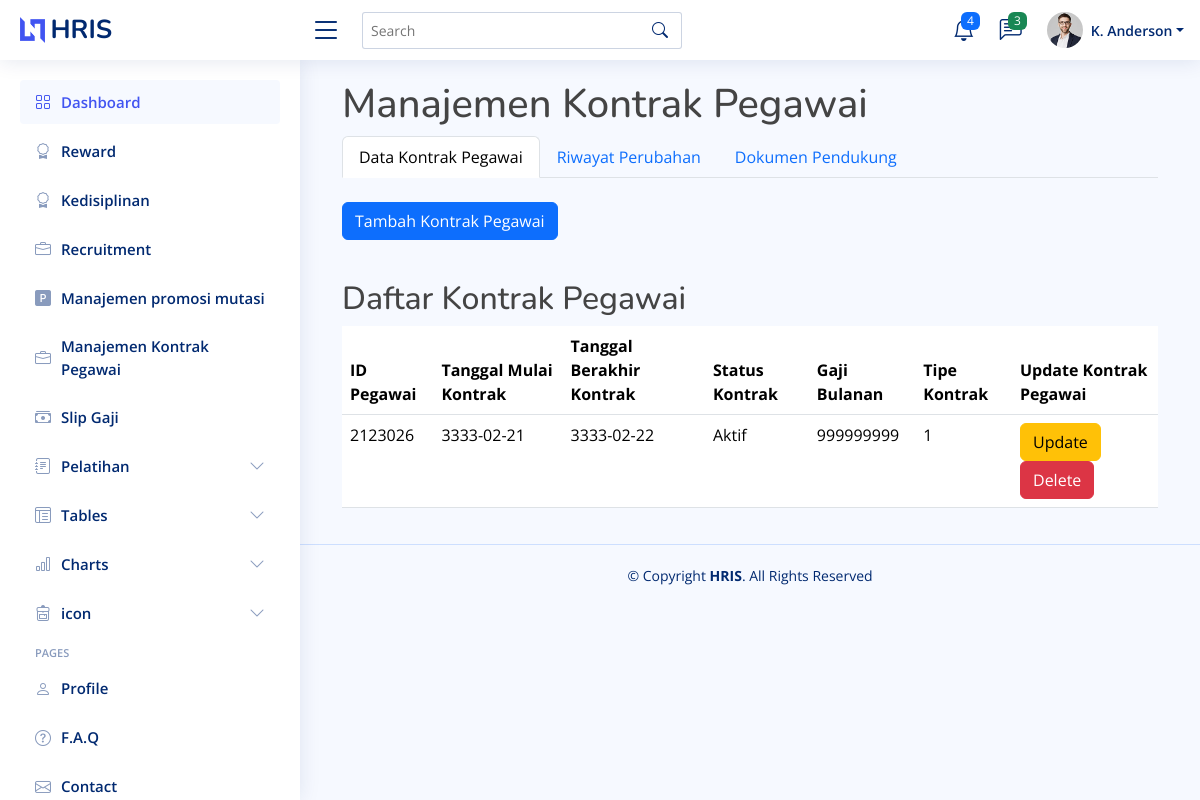
The page /kontrak_pegawai/index.php on the database its author committed.
### kontrak_pegawai/index.php (the view, shortened to what this page needs)
<?php
include '../template/header.php';
include '../template/sidebar.php';
include '../connection.php';
function getData($table) {
    global $conn;
    $result = $conn->query("SELECT * FROM `$table` WHERE `status_kontrak` = 'Aktif'");
    if ($result) {
        return $result->fetch_all(MYSQLI_ASSOC);
    } else {
        return [];
    }
}
$kontrak_pegawai = getData('kontrak pegawai');
?>
<main id="main" class="main">
    <div class="container">
        <h1>Manajemen Kontrak Pegawai</h1>
        <ul class="nav nav-tabs" id="kontrakPegawaiTab" role="tablist">
            <li class="nav-item" role="presentation">
                <a class="nav-link active" id="kontrak-tab" data-bs-toggle="tab" href="#kontrak" role="tab" aria-controls="kontrak" aria-selected="true">Data Kontrak Pegawai</a>
            </li>
            <li class="nav-item" role="presentation">
                <a class="nav-link" id="riwayat-tab" data-bs-toggle="tab" href="#riwayat" role="tab" aria-controls="riwayat" aria-selected="false">Riwayat Perubahan</a>
            </li>
            <li class="nav-item" role="presentation">
                <a class="nav-link" id="dokumen-tab" data-bs-toggle="tab" href="#dokumen" role="tab" aria-controls="dokumen" aria-selected="false">Dokumen Pendukung</a>
            </li>
        </ul>
        <div class="tab-content" id="kontrakPegawaiTabContent">
            <div class="tab-pane fade show active" id="kontrak" role="tabpanel" aria-labelledby="kontrak-tab">
                <button class="btn btn-primary mb-3" onclick="window.location.href='submit_kontrak.php'">Tambah Kontrak Pegawai</button>
                <h2 class="mt-4">Daftar Kontrak Pegawai</h2>
                <table class="table">
                    <thead>
                        <tr>
                            <th>ID Pegawai</th>
                            <th>Tanggal Mulai Kontrak</th>
                            <th>Tanggal Berakhir Kontrak</th>
                            <th>Status Kontrak</th>
                            <th>Gaji Bulanan</th>
                            <th>Tipe Kontrak</th>
                            <th>Update Kontrak Pegawai</th>
                        </tr>
                    </thead>
                    <tbody>
                        <?php foreach ($kontrak_pegawai as $row): ?>
                            <tr>
                                <td><?= $row['id_pegawai'] ?></td>
                                <td><?= $row['tanggal_mulai_kontrak'] ?></td>
                                <td><?= $row['tanggal_berakhir_kontrak'] ?></td>
                                <td><?= $row['status_kontrak'] ?></td>
                                <td><?= $row['gaji_bulanan'] ?></td>
                                <td><?= $row['tipe_kontrak'] ?></td>
                                <td>
                                    <a href="edit_kontrak.php?id=<?= $row['id_pegawai'] ?>" class="btn btn-warning">Update</a>
                                    <a href="delete_kontrak.php?id=<?= $row['id_pegawai'] ?>" class="btn btn-danger" onclick="return confirm('Are you sure you want to delete this contract?');">Delete</a>
                                </td>
                            </tr>
                        <?php endforeach; ?>
                    </tbody>
                </table>
            </div>
        </div>
    </div>
</main>
<?php
include '../template/footer.php';
?>

### assets/css/style.css (style rules this page uses)
:root { scroll-behavior: smooth; }
body { font-family: "Open Sans", sans-serif; background: #f6f9ff; color: #444444; }
h1, h2, h3, h4, h5, h6 { font-family: "Nunito", sans-serif; }
#main { margin-top: 60px; padding: 20px 30px; transition: all 0.3s; }
@media (min-width: 1200px) { #main, #footer { margin-left: 300px; } }

### kontrak_pegawai/index.php (style rules this page uses)
.tab-pane { transition: all 0.5s ease; }

### rows shown on the page
kontrak pegawai: id_pegawai "2123026", tanggal_mulai_kontrak "3333-02-21", tanggal_berakhir_kontrak "3333-02-22", status_kontrak "Aktif", gaji_bulanan "999999999", tipe_kontrak "1"
